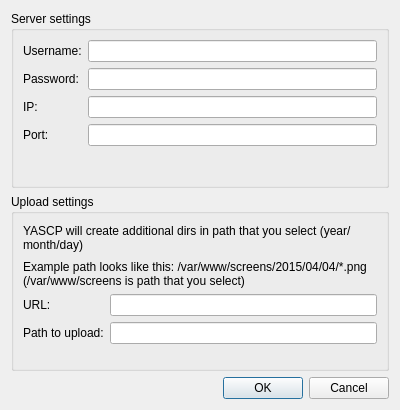
<?xml version="1.0" encoding="UTF-8"?>
<ui version="4.0">
 <class>YASCPSettings</class>
 <widget class="QDialog" name="YASCPSettings">
  <property name="geometry">
   <rect>
    <x>0</x>
    <y>0</y>
    <width>400</width>
    <height>410</height>
   </rect>
  </property>
  <property name="windowTitle">
   <string>YASCP - Settings</string>
  </property>
  <layout class="QVBoxLayout" name="verticalLayout">
   <item>
    <widget class="QGroupBox" name="group_server">
     <property name="title">
      <string>Server settings</string>
     </property>
     <layout class="QVBoxLayout" name="verticalLayout_3">
      <item>
       <layout class="QFormLayout" name="formLayout">
        <property name="fieldGrowthPolicy">
         <enum>QFormLayout::AllNonFixedFieldsGrow</enum>
        </property>
        <item row="0" column="0">
         <widget class="QLabel" name="label_username">
          <property name="text">
           <string>Username:</string>
          </property>
         </widget>
        </item>
        <item row="0" column="1">
         <widget class="QLineEdit" name="input_username"/>
        </item>

        <item row="1" column="0">
         <widget class="QLabel" name="label_password">
          <property name="text">
           <string>Password:</string>
          </property>
         </widget>
        </item>
        <item row="1" column="1">
         <widget class="QLineEdit" name="input_password">
           <property name="echoMode">
             <enum>QLineEdit::Password</enum>
           </property>
         </widget>
        </item>

        <item row="2" column="0">
         <widget class="QLabel" name="label_host">
          <property name="text">
           <string>IP:</string>
          </property>
         </widget>
        </item>
        <item row="2" column="1">
         <widget class="QLineEdit" name="input_host"/>
        </item>

        <item row="3" column="0">
         <widget class="QLabel" name="label_port">
          <property name="text">
           <string>Port:</string>
          </property>
         </widget>
        </item>
        <item row="3" column="1">
         <widget class="QLineEdit" name="input_port"/>
        </item>
       </layout>
      </item>
     </layout>
    </widget>
   </item>
   <item>
    <widget class="QGroupBox" name="group_upload">
     <property name="title">
      <string>Upload settings</string>
     </property>
     <layout class="QVBoxLayout" name="verticalLayout_3">
      <item>
       <layout class="QVBoxLayout" name="verticalLayout_2">
        <item>
         <widget class="QLabel" name="label">
          <property name="text">
           <string>YASCP will create additional dirs in path that you select (year/month/day)</string>
          </property>
          <property name="wordWrap">
           <bool>true</bool>
          </property>
         </widget>
        </item>
        <item>
         <widget class="QLabel" name="label">
          <property name="text">
           <string>Example path looks like this: /var/www/screens/2015/04/04/*.png (/var/www/screens is path that you select)</string>
          </property>
          <property name="wordWrap">
           <bool>true</bool>
          </property>
         </widget>
        </item>
       </layout>
      </item>
      <item>
       <layout class="QFormLayout" name="formLayout">
        <property name="fieldGrowthPolicy">
         <enum>QFormLayout::AllNonFixedFieldsGrow</enum>
        </property>
        <item row="0" column="0">
         <widget class="QLabel" name="label_url">
          <property name="text">
           <string>URL:</string>
          </property>
         </widget>
        </item>
        <item row="0" column="1">
         <widget class="QLineEdit" name="input_url"/>
        </item>
        <item row="1" column="0">
         <widget class="QLabel" name="label_path">
          <property name="text">
           <string>Path to upload:</string>
          </property>
         </widget>
        </item>
        <item row="1" column="1">
         <widget class="QLineEdit" name="input_path"/>
        </item>
       </layout>
      </item>
     </layout>
    </widget>
   </item>
   <item>
    <widget class="QDialogButtonBox" name="buttonBox">
     <property name="orientation">
      <enum>Qt::Horizontal</enum>
     </property>
     <property name="standardButtons">
      <set>QDialogButtonBox::Cancel|QDialogButtonBox::Ok</set>
     </property>
    </widget>
   </item>
  </layout>
 </widget>
 <tabstops>
 <tabstop>buttonBox</tabstop>
</tabstops>
 <resources/>
 <connections>
  <connection>
   <sender>buttonBox</sender>
   <signal>accepted()</signal>
   <receiver>YASCPSettings</receiver>
   <slot>accept()</slot>
   <hints>
    <hint type="sourcelabel">
     <x>236</x>
     <y>299</y>
    </hint>
    <hint type="destinationlabel">
     <x>157</x>
     <y>274</y>
    </hint>
   </hints>
  </connection>
  <connection>
   <sender>buttonBox</sender>
   <signal>rejected()</signal>
   <receiver>YASCPSettings</receiver>
   <slot>reject()</slot>
   <hints>
    <hint type="sourcelabel">
     <x>286</x>
     <y>299</y>
    </hint>
    <hint type="destinationlabel">
     <x>286</x>
     <y>274</y>
    </hint>
   </hints>
  </connection>
 </connections>
</ui>
